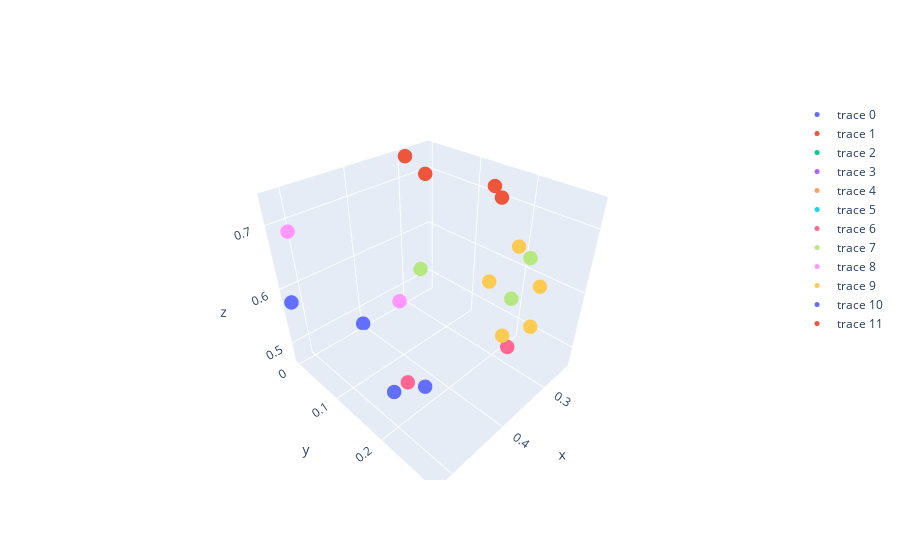

Notebook code cell kept with this figure:
### Code cell
# Create traces for points and lines
traces = []
for points in coords['1']:
    x, y, z = zip(*points)
    trace_points = go.Scatter3d(x=x, y=y, z=z, mode='markers', marker=dict(size=5))
    #trace_lines = go.Scatter3d(x=x, y=y, z=z, mode='lines', line=dict(color='red', width=2))
    traces.extend([trace_points])#, trace_lines])

# Create the figure
fig = go.Figure(data=traces)

# Set layout options
fig.update_layout(scene=dict(aspectmode='data'))

# Show the interactive plot
fig.show()

### Figure 1 — Plotly figure (JSON) as saved in the notebook; plotly's stock layout.template omitted (floating-point values rounded to 4 significant figures)
{"data": [{"marker": {"size": 5}, "mode": "markers", "type": "scatter3d", "x": [0.2658, 0.4031, 0.5209, 0.5051, 0.2941, 0.2516], "y": [0, 0, 0, 0, 0, 0], "z": [0.5192, 0.4702, 0.5778, 0.6858, 0.7353, 0.6959]}, {"marker": {"size": 5}, "mode": "markers", "type": "scatter3d", "x": [0.3482, 0.3215, 0.246, 0.2434, 0.2743], "y": [0.256, 0.2766, 0.2122, 0.1498, 0.1586], "z": [0.7034, 0.6432, 0.6249, 0.6989, 0.7281]}, {"marker": {"size": 5}, "mode": "markers", "type": "scatter3d", "x": [0.3276, 0.2534, 0.246, 0.3215, 0.355], "y": [0.2442, 0.193, 0.2122, 0.2766, 0.291], "z": [0.525, 0.5456, 0.6249, 0.6432, 0.6064]}, {"marker": {"size": 5}, "mode": "markers", "type": "scatter3d", "x": [0.4923, 0.5051, 0.409, 0.4112], "y": [0.2061, 0.2289, 0.2873, 0.264], "z": [0.6733, 0.574, 0.6226, 0.688]}, {"marker": {"size": 5}, "mode": "markers", "type": "scatter3d", "x": [0.5051, 0.4923, 0.5051, 0.5209, 0.5106], "y": [0.2289, 0.2061, 0, 0, 0.209], "z": [0.574, 0.6733, 0.6858, 0.5778, 0.5463]}, {"marker": {"size": 5}, "mode": "markers", "type": "scatter3d", "x": [0.3276, 0.2534, 0.2658, 0.4031, 0.4351], "y": [0.2442, 0.193, 0, 0, 0.1851], "z": [0.525, 0.5456, 0.5192, 0.4702, 0.4798]}, {"marker": {"size": 5}, "mode": "markers", "type": "scatter3d", "x": [0.5051, 0.409, 0.355, 0.3276, 0.4351, 0.5106], "y": [0.2289, 0.2873, 0.291, 0.2442, 0.1851, 0.209], "z": [0.574, 0.6226, 0.6064, 0.525, 0.4798, 0.5463]}, {"marker": {"size": 5}, "mode": "markers", "type": "scatter3d", "x": [0.2658, 0.2534, 0.246, 0.2434, 0.2516], "y": [0, 0.193, 0.2122, 0.1498, 0], "z": [0.5192, 0.5456, 0.6249, 0.6989, 0.6959]}, {"marker": {"size": 5}, "mode": "markers", "type": "scatter3d", "x": [0.5051, 0.4923, 0.4112, 0.3482, 0.2743, 0.2941], "y": [0, 0.2061, 0.264, 0.256, 0.1586, 0], "z": [0.6858, 0.6733, 0.688, 0.7034, 0.7281, 0.7353]}, {"marker": {"size": 5}, "mode": "markers", "type": "scatter3d", "x": [0.3215, 0.355, 0.409, 0.4112, 0.3482], "y": [0.2766, 0.291, 0.2873, 0.264, 0.256], "z": [0.6432, 0.6064, 0.6226, 0.688, 0.7034]}, {"marker": {"size": 5}, "mode": "markers", "type": "scatter3d", "x": [0.4031, 0.5209, 0.5106, 0.4351], "y": [0, 0, 0.209, 0.1851], "z": [0.4702, 0.5778, 0.5463, 0.4798]}, {"marker": {"size": 5}, "mode": "markers", "type": "scatter3d", "x": [0.2434, 0.2743, 0.2941, 0.2516], "y": [0.1498, 0.1586, 0, 0], "z": [0.6989, 0.7281, 0.7353, 0.6959]}], "layout": {"scene": {"aspectmode": "data"}}}
